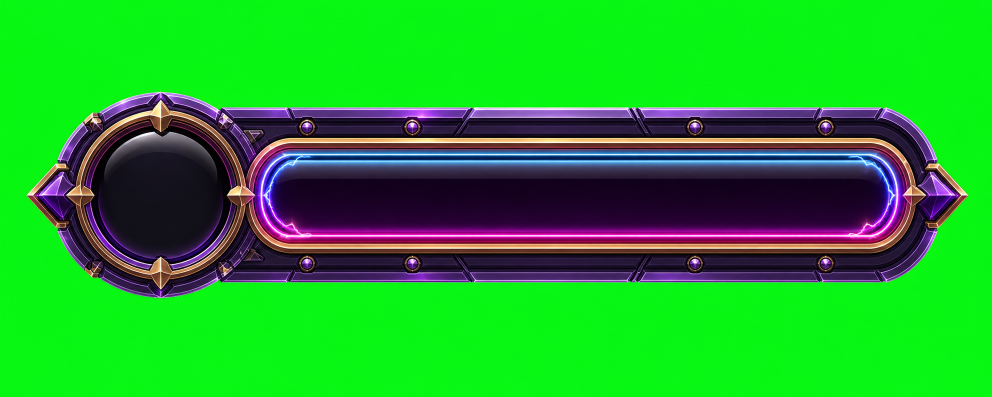
#> input picture qa/source/vslot_slot_level_meter_imagegen.png, 1983 x 793 px (shown at 1/2 size)
$ python -i slice_imagegen_slot_level_meter.py   (imports and definitions only)
#> lines starting #> are read from the running program, lines starting #| are printed output that depends on the picture
#!/usr/bin/env python3
from __future__ import annotations

from pathlib import Path

from PIL import Image, ImageDraw


from vslot_asset_toolchain import verify_asset_toolchain

# [1 line not run here, left out]

ROOT = Path(__file__).resolve().parents[1]
SOURCE = ROOT / "qa/source/vslot_slot_level_meter_imagegen.png"
OUT_DIR = ROOT / "app/src/main/res/drawable-nodpi"
OUT_PANEL = OUT_DIR / "slot_level_session_panel.webp"
PREVIEW = ROOT / "qa/screenshots/slot_level_session_meter_contact_sheet.png"
TARGET_SIZE = (760, 168)
TARGET_ASPECT = TARGET_SIZE[0] / TARGET_SIZE[1]


def is_chroma(pixel: tuple[int, int, int, int]) -> bool:
    r, g, b, _ = pixel
    return g >= 150 and g - r >= 82 and g - b >= 82


# [13 lines left out: function remove_chroma_key, not called in this run]


def alpha_bbox(image: Image.Image) -> tuple[int, int, int, int]:
    bbox = image.getchannel("A").getbbox()
    if bbox is None:
        raise SystemExit("No opaque panel pixels after chroma removal")
    return bbox


def crop_and_pad(image: Image.Image) -> Image.Image:
    left, top, right, bottom = alpha_bbox(image)
    pad_x = 26
    pad_y = 20
    left = max(0, left - pad_x)
    top = max(0, top - pad_y)
    right = min(image.width, right + pad_x)
    bottom = min(image.height, bottom + pad_y)
    cropped = image.crop((left, top, right, bottom))

    crop_aspect = cropped.width / cropped.height
    if crop_aspect > TARGET_ASPECT:
        new_height = round(cropped.width / TARGET_ASPECT)
        canvas = Image.new("RGBA", (cropped.width, new_height), (0, 0, 0, 0))
        canvas.alpha_composite(cropped, (0, (new_height - cropped.height) // 2))
    else:
        new_width = round(cropped.height * TARGET_ASPECT)
        canvas = Image.new("RGBA", (new_width, cropped.height), (0, 0, 0, 0))
        canvas.alpha_composite(cropped, ((new_width - cropped.width) // 2, 0))
    return final_edge_clean(canvas.resize(TARGET_SIZE, Image.Resampling.LANCZOS))


# [88 lines left out: functions final_edge_clean, save_contact_sheet, validate, main, not called in this run]


# [2 lines not run here, left out]

>>> import cv2
>>> picture = cv2.imread('../qa/source/vslot_slot_level_meter_imagegen.png', cv2.IMREAD_GRAYSCALE)
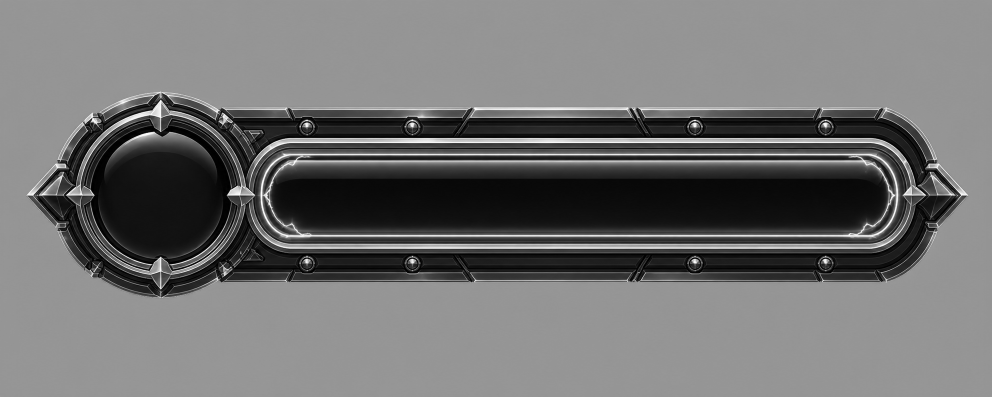
#> picture: shape (793, 1983) (shown at 1/2 size); min 0, max 255, mean 113.2
#> (the run stopped early here; a loop or call above may not have finished)
